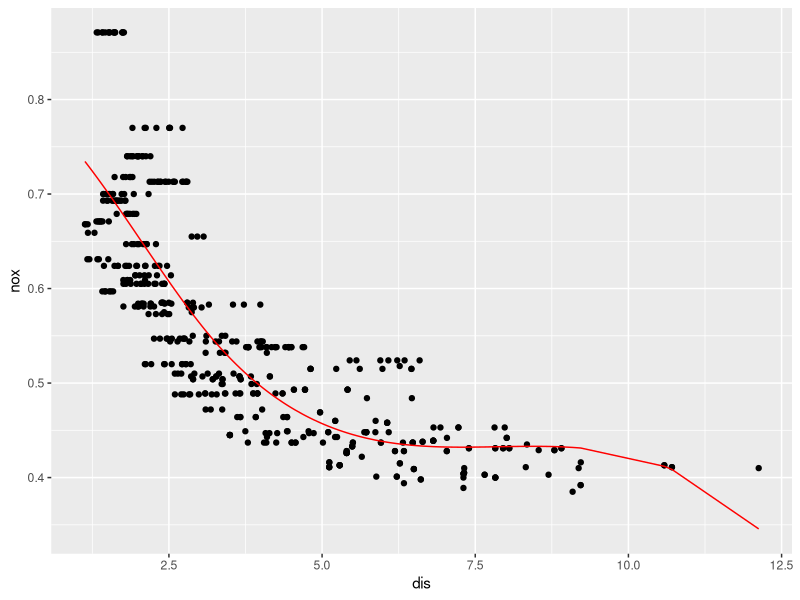
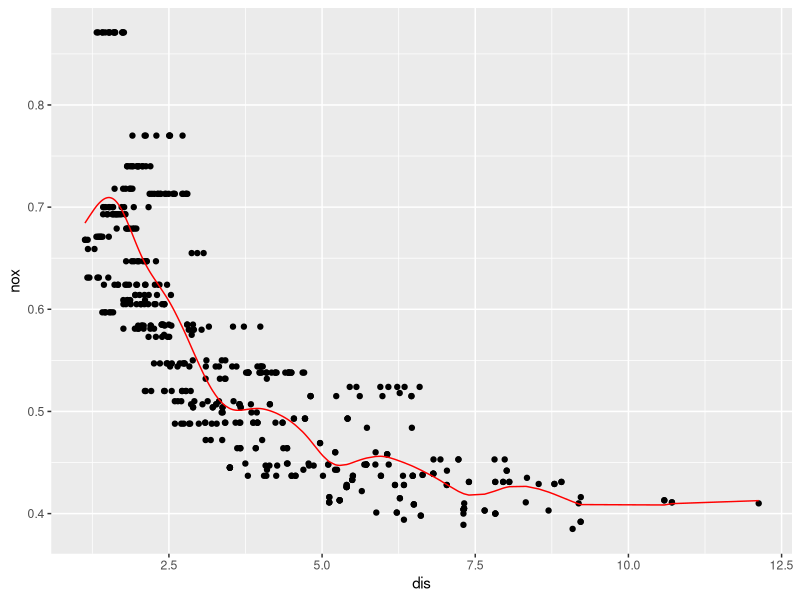
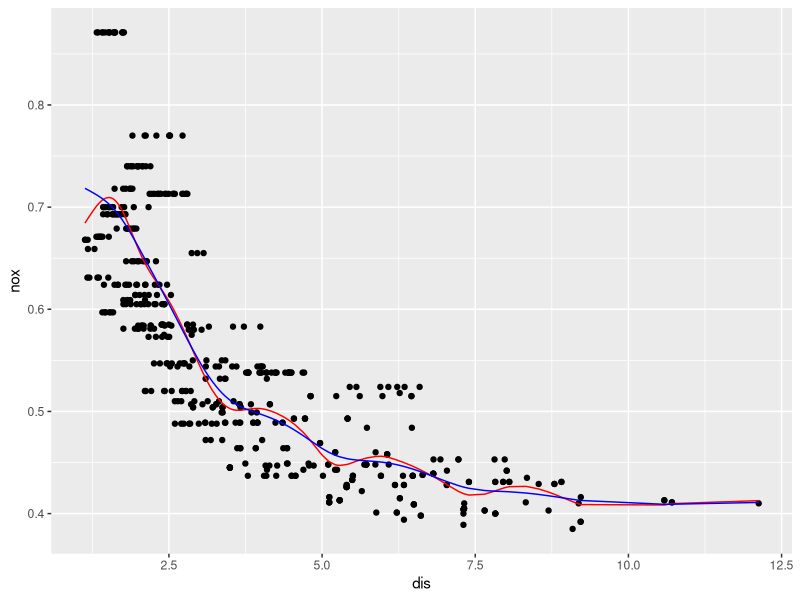
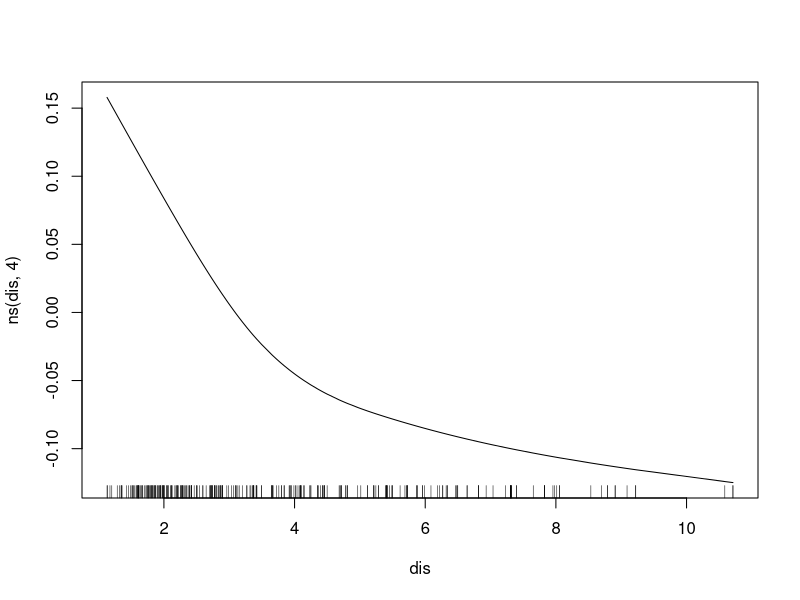
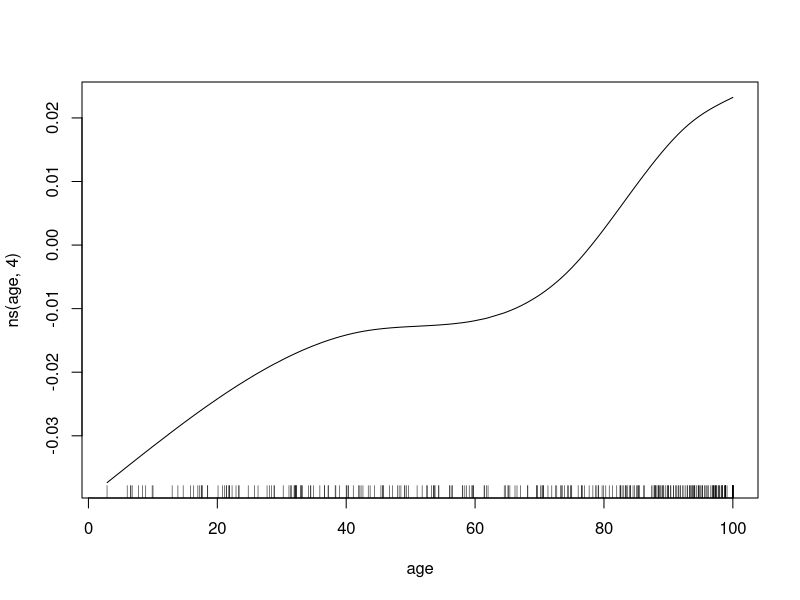
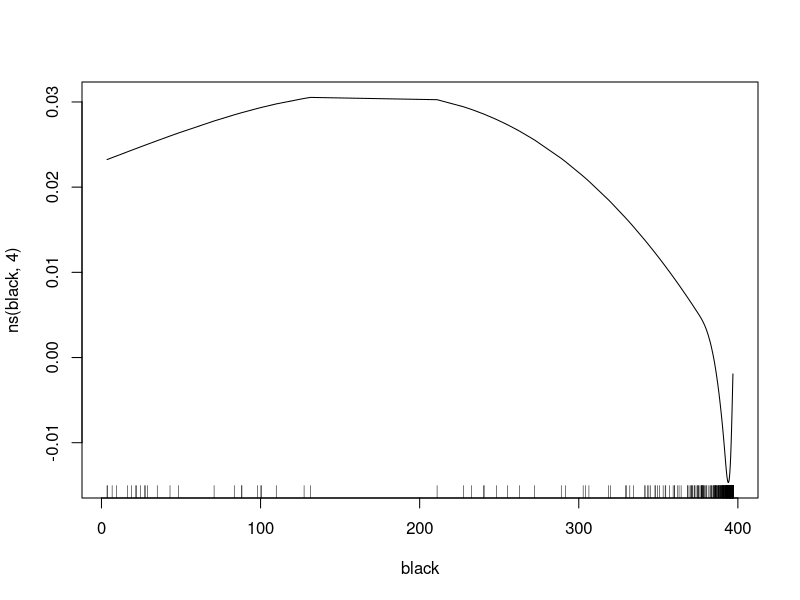

Reproduce these figures in R, in order.
## ---- chunk 1
suppressMessages(library(MASS))
suppressMessages(library(gam))

## ---- chunk 2
library('ggplot2')
f1 <- lm(nox ~ bs(dis, df=4), data= Boston)

#knots used
attr(bs(Boston$dis, df=4), "knots")

ggplot(data=Boston, aes(x=dis, y=nox))+ geom_point() +
geom_line(aes(y=fitted(f1)), color="red")
#the fit looks quite good but seem to lost a bit towards the END

summary(f1)
mean(residuals(f1)^2)

## ---- chunk 3

fit_spline <- smooth.spline(Boston$dis, Boston$nox, cv=T )
ggplot(data=Boston, aes(x=dis, y=nox))+ geom_point() + geom_line(aes(y=fitted(fit_spline)), color="red" )

fit_spline
mean(residuals(fit_spline)^2)

#The resulting fit overfits the data as it has too many knots
#Automatic LAMBDA gives better fit but it overfits the data
## ---- chunk 4
f3 <- smooth.spline(Boston$dis,Boston$nox,   spar=1)
f3
mean(residuals(f3)^2)
ggplot(data=Boston, aes(x=dis, y=nox))+ geom_point() + geom_line(aes(y=fitted(fit_spline)), color="red" ) + geom_line(aes(y=fitted(f3)), color="blue" )

#The smoothing spline with spar = 1 is the better one as compared to previous one(red).
## ---- chunk 5
set.seed(1)
s <- sample(nrow(Boston), round(.6*nrow(Boston)))
Boston1 <- Boston[s,]
Boston2 <- Boston[-s,]


model <- gam(nox ~ ns(dis,4)+ns(age,4)+ns(black,4), data=Boston1)

#Training set error
mean(residuals(model)^2)
#Testing set error
mean((Boston2$nox-(predict(model,Boston2)))^2)
## ---- chunk 6
plot.Gam(model)
#plot.Gam(model, terms="ns(age, 4)")
#plot.Gam(model, terms="ns(medv, 4)")

#We can put linear term for age predictor
## ---- chunk 7

simplified_model <- lm(nox ~ ns(dis,2)+ns(age,2)+ns(black,2), data=Boston1)
anova(simplified_model,model)

# So that means simplified model is better than original model. So we'll say simplified model is better
